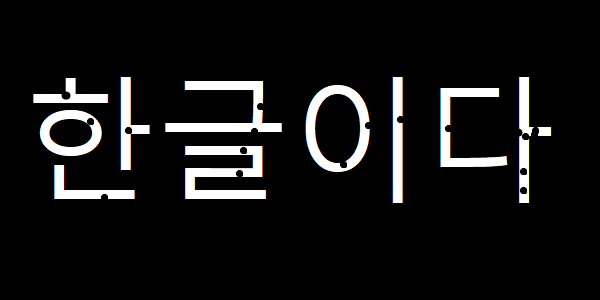
#> input picture Python/Jupyter/PythonImageWorkSpace/OpenCV/dilate.png, 600 x 300 px
$ jupyter execute '14. 이미지 변환 (팽창).ipynb'
#> lines starting #> are read from the running program, lines starting #| are printed output that depends on the picture
# 14. 이미지 변환 (팽창)

## 이미지를 확장하여 작은 구멍을 채움
흰색 영역의 외각 픽셀 주변에 흰색을 추가

[cell 1]
import cv2
import numpy as np

kernel = np.ones((3, 3), dtype=np.uint8)
# kernel

img = cv2.imread('dilate.png', cv2.IMREAD_GRAYSCALE)
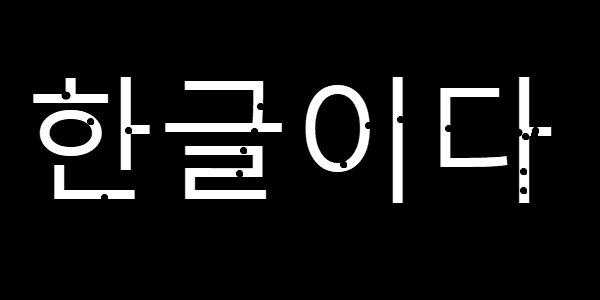
#> img: shape (300, 600); min 0, max 255, mean 20.6
dilate1 = cv2.dilate(img, kernel, iterations=1)# 반복 횟수
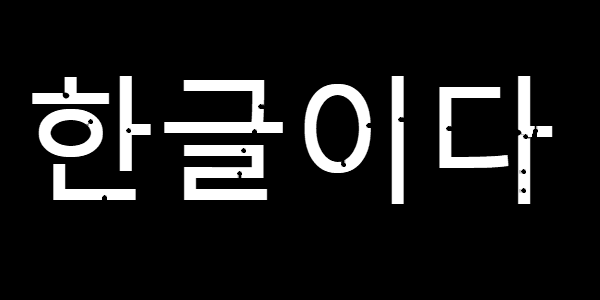
#> dilate1: shape (300, 600); min 0, max 255, mean 26.1
dilate2 = cv2.dilate(img, kernel, iterations=2)# 반복 횟수
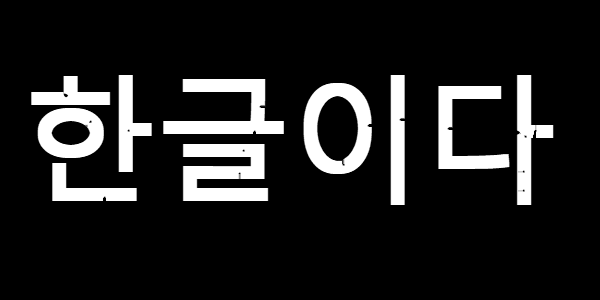
#> dilate2: shape (300, 600); min 0, max 255, mean 31.6
dilate3 = cv2.dilate(img, kernel, iterations=3)# 반복 횟수
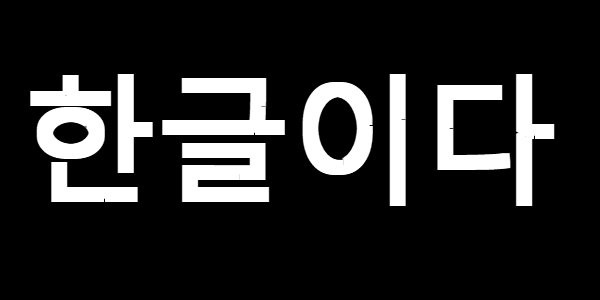
#> dilate3: shape (300, 600); min 0, max 255, mean 37


cv2.imshow('gray', img)
cv2.imshow('dilate1', dilate1)
cv2.imshow('dilate2', dilate2)
cv2.imshow('dilate3', dilate3)
cv2.waitKey(0)
cv2.destroyAllWindows()

$ run again, with Python/Jupyter/PythonImageWorkSpace/OpenCV/card.png copied over Python/Jupyter/PythonImageWorkSpace/OpenCV/dilate.png
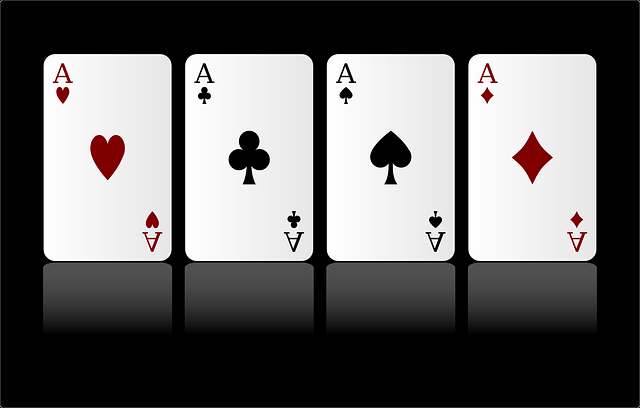
#> input picture Python/Jupyter/PythonImageWorkSpace/OpenCV/card.png, 640 x 408 px
#> `dilate2 = cv2.dilate(img, kernel, iterations=2)# 반복 횟수`:
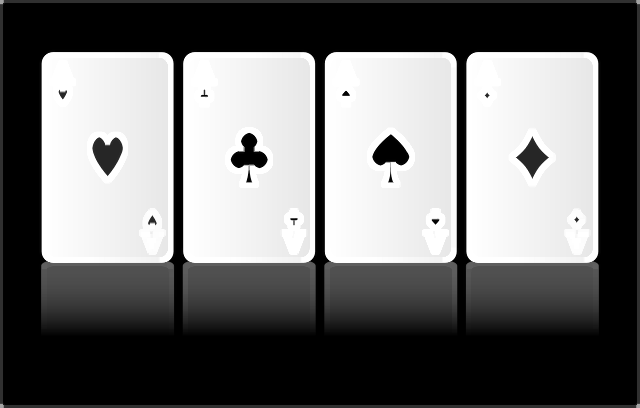
#> dilate2: shape (408, 640); min 0, max 255, mean 111.2
#> `dilate3 = cv2.dilate(img, kernel, iterations=3)# 반복 횟수`:
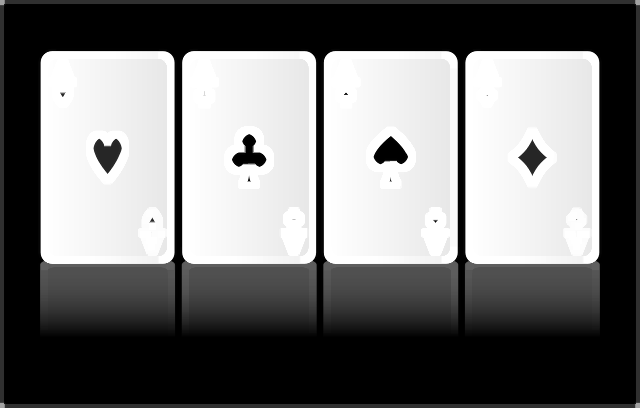
#> dilate3: shape (408, 640); min 0, max 255, mean 115.4
